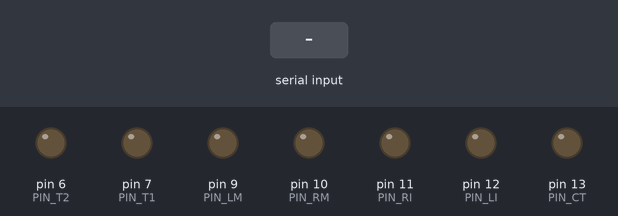
This sketch was run on a simulated Arduino Uno, built with avr-gcc and run on an emulated ATmega328P. On the bench: output pins drawn as LEDs (lit = HIGH). The test bench sets the inputs (shaded band). What the sketch prints to the serial monitor is not drawn.

Above: at 1.2 s.
1.3 s: "1" received over Serial
At 4.2 s:
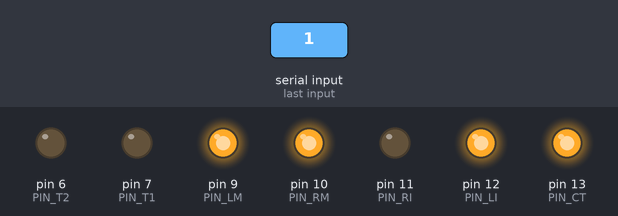
4.3 s: "0" received over Serial
At 10.3 s:
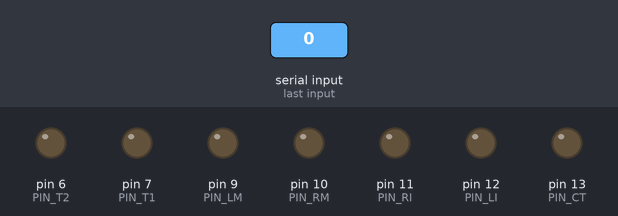
Timing chart, 0 to 11.8 s (numbered marks = the images above; inputs shaded):
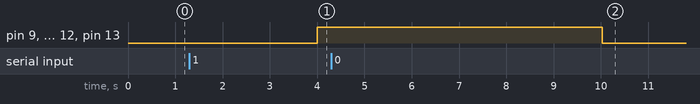

The sketch:

sketch_piano_control.ino
```cpp
#include <avr/io.h>
#include <avr/interrupt.h>

#define PIN_CT 13
#define PIN_RM 10
#define PIN_RI 11
#define PIN_LI 12
#define PIN_LM  9
#define PIN_T1  7
#define PIN_T2  6

int state = 0;
byte out = 0;
int nxt_time = 15624;
unsigned int nxt_port = 0;
boolean timeout_okay = true;

union UIInp {
  unsigned int value;
  char bytes[2];
};

union ULInp {
    unsigned long value;
    char bytes[4];
};

void setup() {
  // initialize Timer1
  cli();
  TCCR1A = 0;
  TCCR1B = 0;

  // set compare match register to desired timer count
  OCR1A = 15624;
  // turn on the CTC mode
  TCCR1B |= (1 << WGM12);
  // set CS10 and CS12 bits for 1024 prescaler:
  TCCR1B |= (1 << CS10);
  TCCR1B |= (1 << CS12);

  // enable Timer1 overflow interrupt:
  TIMSK1 |= (1 << OCIE1A);

  // enable global interrupts:
  sei();

  // set output pins
  pinMode(PIN_CT, OUTPUT);
  pinMode(PIN_LM, OUTPUT);
  pinMode(PIN_LI, OUTPUT);
  pinMode(PIN_RI, OUTPUT);
  pinMode(PIN_RM, OUTPUT);
  pinMode(PIN_T1, OUTPUT);
  pinMode(PIN_T2, OUTPUT);

  Serial.begin(115200);
}

ISR(TIMER1_COMPA_vect) {
  // put next pin pattern on to digital io pins

  // increment buffer index
  // load next timer compare value
  switch (state) {
    case 0:
    case 1:
    // request has been sent, response not received
      if (not timeout_okay) {
        state = 5;
      }
      break;
    case 2:
      //PORTD  = (nxt_port >> 8) & B11000000; // set port A for trig pins
      //PORTB  = nxt_port & B00111110;        // set port B for LED pins
      PORTD  = nxt_port & B11000000;
      PORTB  = (nxt_port >> 8) & B00111110;
      TCCR1A = 0;                           // immediately reset timer
      OCR1A  = nxt_time;                    // set next timeout
      state  = 0;
      timeout_okay = false;
      break;
    }
}

void loop() {
  union ULInp time;
  union UIInp bitpat;

  switch (state) {
    case 0:
      // request input
      Serial.write("s0");
      state = 1;
      break;
    case 1:
      // requested entry, waiting for reply
      if (Serial.available() > 0) {
        // always read 6 bytes per cycle
        Serial.readBytes(bitpat.bytes, 2);   // 2
        nxt_port = bitpat.value;
        Serial.readBytes(time.bytes, 4);     // 4
        nxt_time = time.value;
        state = 2;
      }
      break;
    case 5:
      // error
      Serial.write("s5");
      state = 0;
      PORTD = 0;
      PORTB = 0;
      timeout_okay = true;
      break;
  }
}
```

Measured:
- after the input at 1.3 s, pin 9 (PIN_LM), pin 10 (PIN_RM), pin 12 (PIN_LI), pin 13 (PIN_CT): LOW → HIGH after 2.7 s
- after the input at 4.3 s, pin 9 (PIN_LM), pin 10 (PIN_RM), pin 12 (PIN_LI), pin 13 (PIN_CT): HIGH → LOW after 5.7 s instead of 2.7 s
